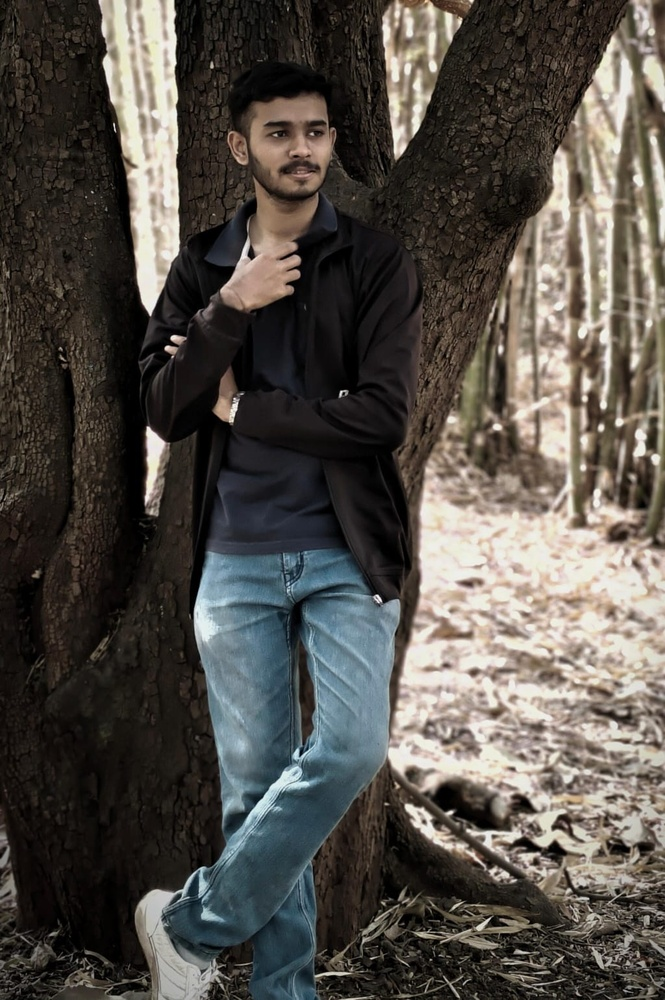
#> input picture member1.jpg, 665 x 1000 px, shrunk from 1024 x 1540 before the run
$ python steganalysis.py member1.jpg
#> lines starting #> are read from the running program, lines starting #| are printed output that depends on the picture
#> in test_analysis, image is the input picture: PIL image 665x1000 RGB; mean R, G, B 83.1, 78.5, 72.5
import numpy as np
from PIL import Image
import matplotlib
matplotlib.use('Agg')  # Set the backend to non-interactive before importing pyplot
import matplotlib.pyplot as plt
import io
import base64

def analyze_image(image):
    """Analyze image for potential steganographic content."""
    img_array = np.array(image)

    # Calculate LSB patterns
    lsb_array = img_array & 1
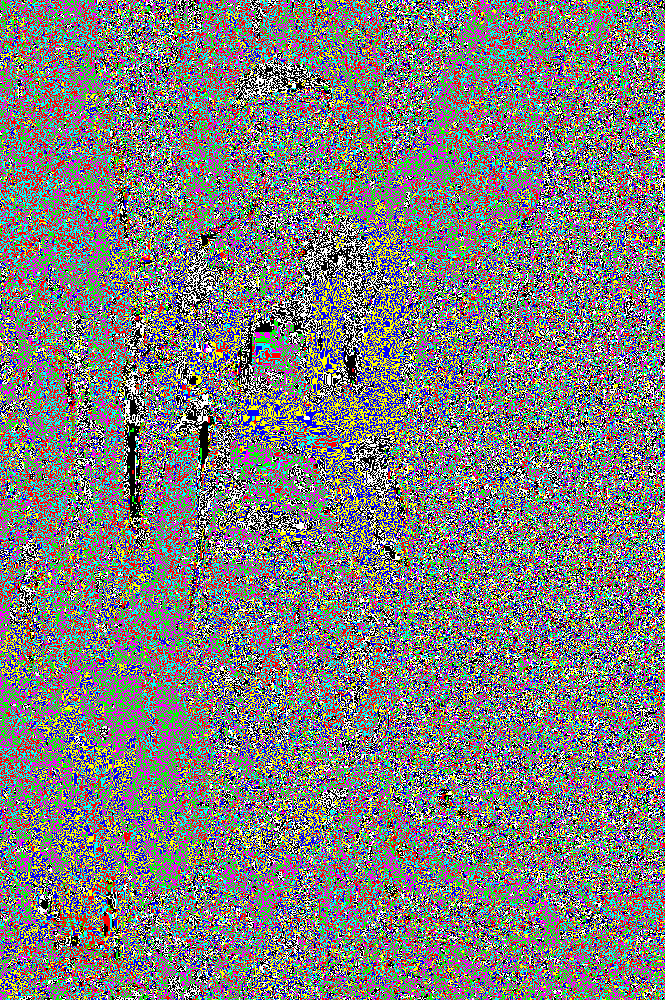
#> lsb_array: shape (1000, 665, 3); mean R, G, B 0.497, 0.496, 0.491; drawn with 1 as white

    # Analyze LSB distribution
    lsb_ratio = np.mean(lsb_array)
#> lsb_ratio = 0.495
    randomness_score = calculate_randomness(lsb_array)

    try:
        # Generate visualizations with explicit figure management
        modification_map = generate_modification_map(lsb_array)
        histogram_data = generate_histogram(img_array)

        return {
            'lsb_ratio': float(lsb_ratio),
            'randomness_score': float(randomness_score),
            'modification_map': modification_map,
            'histogram': histogram_data,
            'probability': calculate_probability(lsb_ratio, randomness_score)
        }
    except Exception as e:
        plt.close('all')  # Ensure all figures are closed
        raise e

def calculate_randomness(lsb_array):
    """Calculate randomness score of LSB distribution."""
    transitions = np.diff(lsb_array.flatten())
    transition_ratio = np.count_nonzero(transitions) / len(transitions)
#> transition_ratio = 0.522
    return transition_ratio

def generate_modification_map(lsb_array):
    """Generate a visual map of LSB modifications."""
    fig = plt.figure(figsize=(8, 8))
    try:
        plt.imshow(lsb_array.any(axis=2), cmap='hot')
        plt.colorbar(label='Modified Pixels')
        plt.title('LSB Modification Map')

        buffer = io.BytesIO()
        plt.savefig(buffer, format='png', bbox_inches='tight')
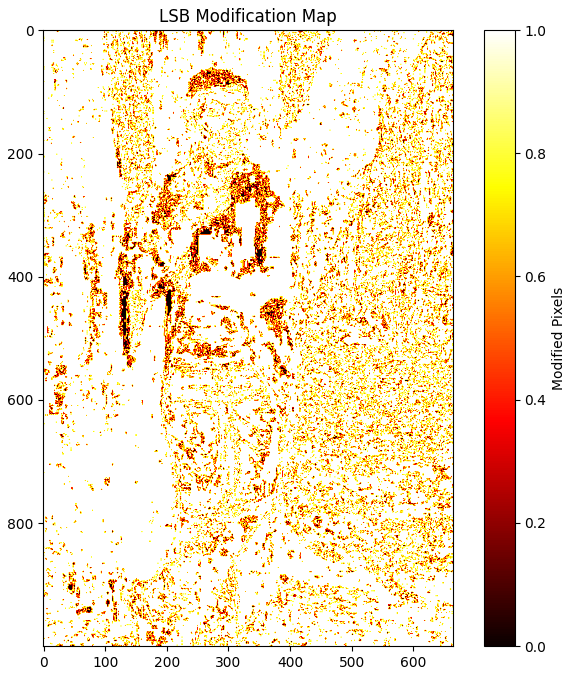
#> figure drawn by matplotlib, 2 panels
        plt.close(fig)
        buffer.seek(0)
        return base64.b64encode(buffer.getvalue()).decode()
    finally:
        plt.close(fig)

def generate_histogram(img_array):
    """Generate histogram of pixel values."""
    fig = plt.figure(figsize=(10, 4))
    try:
        colors = ['red', 'green', 'blue']
        for i, color in enumerate(colors):
            plt.hist(img_array[:,:,i].ravel(), bins=256, alpha=0.5,
                    color=color, label=color.upper())

        plt.title('Color Channel Histogram')
        plt.xlabel('Pixel Value')
        plt.ylabel('Frequency')
        plt.legend()

        buffer = io.BytesIO()
        plt.savefig(buffer, format='png', bbox_inches='tight')
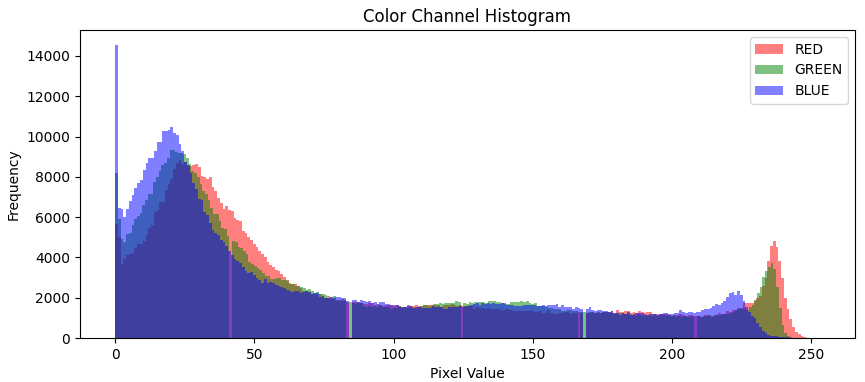
#> figure drawn by matplotlib, 1 panel; tallest bar 8845 high, from x = 22.73 to 23.72; tallest bar 9321 high, from x = 20.51 to 21.48; tallest bar 14558 high, from x = 0 to 0.988
        plt.close(fig)
        buffer.seek(0)
        return base64.b64encode(buffer.getvalue()).decode()
    finally:
        plt.close(fig)

def calculate_probability(lsb_ratio, randomness_score):
    """Calculate probability of hidden content."""
#> called with lsb_ratio = 0.495, randomness_score = 0.522
    # Simplified probability calculation
    # A more sophisticated model could be implemented here
    threshold = 0.5
    weighted_score = (lsb_ratio * 0.4 + randomness_score * 0.6)
#> weighted_score = 0.511
    return min(weighted_score / threshold, 1.0)

def test_analysis(image_path):
    """Test function to analyze a single image."""
    try:
        # Load and analyze image
        image = Image.open(image_path)
        results = analyze_image(image)
#> results = 5 items

        # Print results
        print("\n=== Steganography Analysis Results ===")
        print(f"LSB Distribution: {results['lsb_ratio']*100:.1f}%")
#| LSB Distribution: 49.5%
        print(f"Randomness Score: {results['randomness_score']*100:.1f}%")
#| Randomness Score: 52.2%
        print(f"Hidden Content Probability: {results['probability']*100:.1f}%")
#| Hidden Content Probability: 100.0%

        # Save visualizations
        modification_map = base64.b64decode(results['modification_map'])
        histogram_data = base64.b64decode(results['histogram'])

        with open('modification_map.png', 'wb') as f:
            f.write(modification_map)
        with open('histogram.png', 'wb') as f:
            f.write(histogram_data)

        print("\nVisualization files saved:")
        print("- modification_map.png")
        print("- histogram.png")

        return True
    except Exception as e:
        print(f"Error analyzing image: {str(e)}")
        return False

if __name__ == "__main__":
    import sys

    if len(sys.argv) != 2:
        print("Usage: python steganalysis.py <image_path>")
        print("Example: python steganalysis.py test_image.png")
        sys.exit(1)

    image_path = sys.argv[1]
    test_analysis(image_path)

$ run again, on uploads/thumb_Aru.png
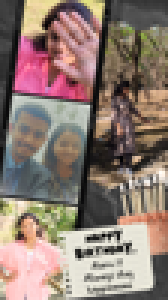
#> input picture uploads/thumb_Aru.png, 56 x 100 px (shown 3 times larger)
#> in test_analysis, image is the input picture: PIL image 56x100 RGB; mean R, G, B 141.8, 123.1, 113.9
#> in analyze_image, `lsb_array = img_array & 1`:
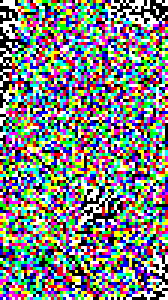
#> lsb_array: shape (100, 56, 3) (shown 3 times larger); mean R, G, B 0.494, 0.507, 0.503; drawn with 1 as white
#> lsb_ratio = 0.501
#> transitions = 16799 values, max 255 at index 14, min 0 at index 0, mean 58.85
#> transition_ratio = 0.46
#> in generate_histogram, `plt.savefig(buffer, format='png', bbox_inches='tight')`:
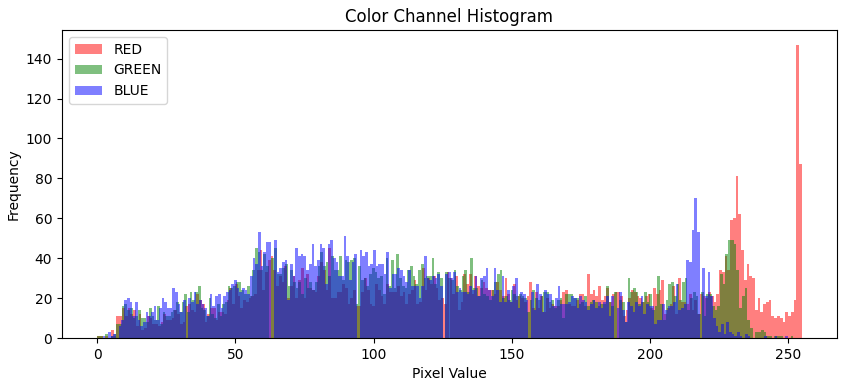
#> figure drawn by matplotlib, 1 panel; tallest bar 147 high, from x = 253 to 254; tallest bar 70 high, from x = 216.1 to 217.1
#> weighted_score = 0.476
#> results = 5 items
#| LSB Distribution: 50.1%
#| Randomness Score: 46.0%
#| Hidden Content Probability: 95.3%
